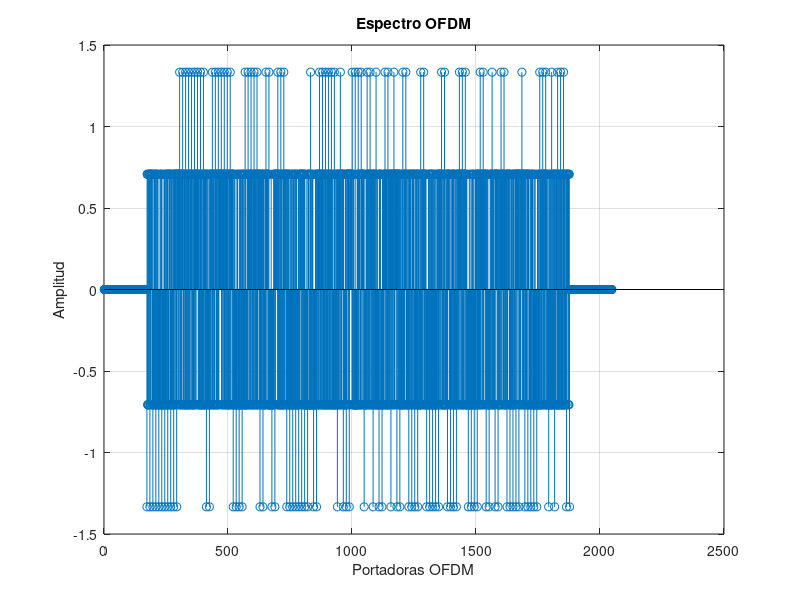
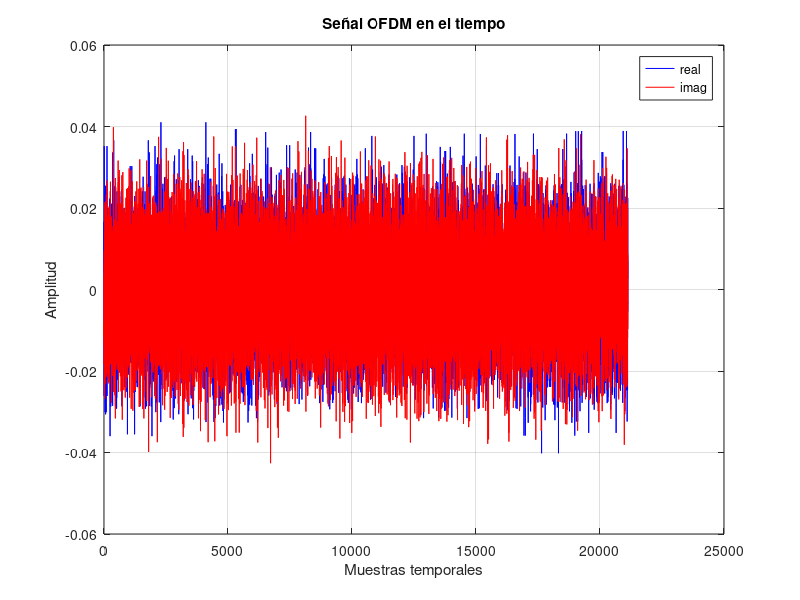
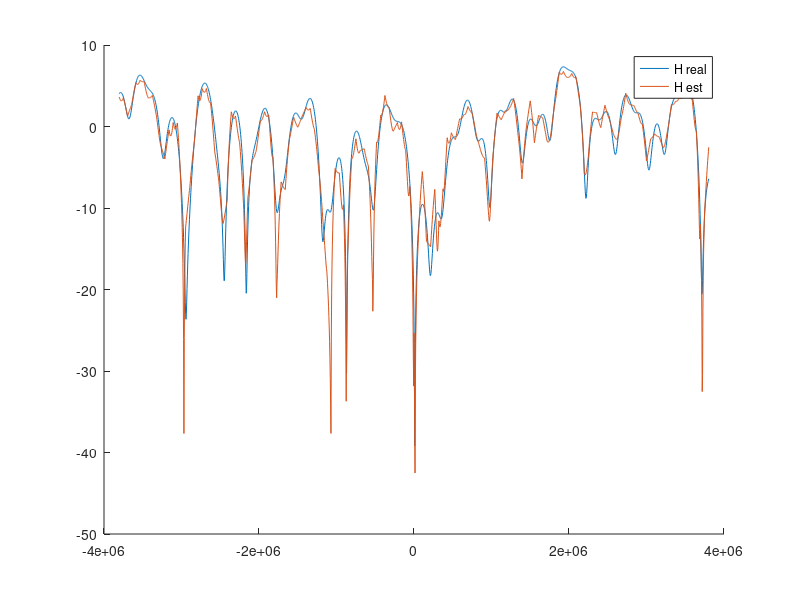
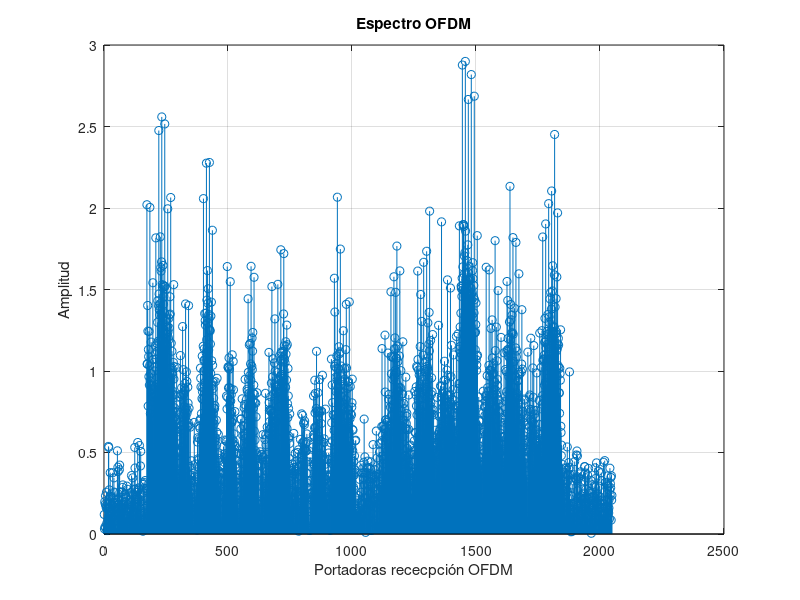

Reproduce these figures in MATLAB, in order.
clear;
close all;
%% comentario
%% Configuración del sistema OFDM
NUM_SYMB = 10;       % Número de símbols a transmitir
SEED=100;            % Semilla para el generador de números aleatorios
CONSTEL = 'BPSK';    % Constelación utilizada BPSK o QPSK
MODO = '2K';
SNR=10;             %SNR en dB

tic

% Inicializamos el generador de números aleatorios con la semilla
rng(SEED);

% Definición de la constelación
switch MODO
    case '2K'
        N_portadoras = 1705;
        T_U = 224e-6;        % Tiempo útil
        NFFT=2048;
    case '8K'
        N_portadoras = 6817;
        T_U = 896e-6;
        NFFT=8192;
end

N_pilotos = ceil(N_portadoras/12);
NDATA=N_portadoras- N_pilotos;   
NCP = NFFT/32;            % Número de muestras del prefijo cíclico

PLOC=1:12:N_portadoras;

switch CONSTEL
    case 'BPSK'
        M=1;
        C=[1 -1];
    case 'QPSK'
        C=[1+1i 1-1i -1+1i -1-1i];
        M=2;      
end

% scatterplot(C);
% grid
% title('Constelación')

%% Transmisor
% Generación de los bits a transmitir
numbits = NUM_SYMB*NDATA*M;
bits_tx = rand(numbits, 1)>0.5; % numbits x 1

% Bits to symbols
aux  = reshape(bits_tx, M, []).'; % numbits/M x M
symb = zeros(size(aux, 1),1);     % numbits/M x 1
for k=1:M
    symb = symb + (2^(k-1))*aux(:,k); % primera columna = lsb 
end

% Mapper
const_points = C(symb+1); % numbits/M x 1
const_points = const_points./(sqrt(2));

% scatterplot(const_points);
% grid
% title('Constelación transmitida') 

% Símbolos OFDM en frecuencia (rejilla tiempo frecuencia)
ofdm_freq = zeros(NFFT, NUM_SYMB); % NFFT x NUM_SYMB
ofdm_util = ofdm_freq(ceil((NFFT-N_portadoras)/2)+(1:N_portadoras),:);

registro = ones(1,11);
registro_salida = zeros(1,N_pilotos);
for n = 1:N_pilotos
    % registro_salida = [registro(end),registro_salida(1:end-1)];
    registro_salida(n) = registro(end);
    registro = [xor(registro(end),registro(end-2)),registro(1:(end-1))];
end

pilotos = zeros(N_pilotos,10);
for n = 1:NUM_SYMB
    pilotos(:,n) = 4/3*2*(0.5-registro_salida);
end

ofdm_util(PLOC,:) = pilotos;
ofdm_util(ofdm_util==0) = const_points;
ofdm_freq(ceil((NFFT-N_portadoras)/2)+(1:N_portadoras),:) = ofdm_util;

figure
stem(ofdm_freq(:,1)); % Pintamos un único símbolo
grid
xlabel('Portadoras OFDM');
ylabel('Amplitud');
title('Espectro OFDM')

% ifftshift permite pasar de una representación del espectro con el f=0 en el
% centro a una representación con f=0 a la izquierda.
% Importante el 1 para hacer la transformación en la dimensión correcta
ofdm_freq=ifftshift(ofdm_freq, 1); % NFFT x NUM_SYMB


% Modulacion OFDM
% Importante el 1 para hacer la transformación en la dimensión correcta
ofdm_time = ifft(ofdm_freq, NFFT, 1); % NFFT x NUM_SYMB

% Prefijo cíclico de forma matricial
ofdm_time = [ofdm_time(end-(NCP-1):end, :); ofdm_time];

% Salida secuencial (el : lee por columnas)
tx = ofdm_time(:); % (NFFT+NCP)·NUM_SYMB x 1
 
figure
plot(real(tx), 'b-');
hold on
plot(imag(tx), 'r-');
xlabel('Muestras temporales');
ylabel('Amplitud');
legend('real', 'imag');
grid
title('Señal OFDM en el tiempo')

% Espectro de la señal transmitida
% figure
% pwelch(tx);

%% Canal AWGN


% Canal real

parametros = [0.057662 1.003019 4.855121
0.176809 5.422091 3.419109
0.407163 0.518650 5.864470
0.303585 2.751772 2.215894
0.258782 0.602895 3.758058
0.061831 1.016585 5.430202
0.150340 0.143556 3.952093
0.051534 0.153832 1.093586
0.185074 3.324866 5.775198
0.400967 1.935570 0.154459
0.295723 0.429948 5.928383
0.350825 3.228872 3.053023
0.262909 0.848831 0.628578
0.225894 0.073883 2.128544
0.170996 0.203952 1.099463
0.149723 0.194207 3.462951
0.240140 0.924450 3.664773
0.116587 1.381320 2.833799
0.221155 0.640512 3.334290
0.259730 1.368671 0.393889];

rho_i = parametros(:,1);
tau_i = parametros(:,2)*10^-6;
theta_i = parametros(:,3);


delta_f = 1/T_U;
k = (-NFFT/2:NFFT/2-1);

H_real = zeros(NFFT,1);
% for n= 1:2048
%     H_real(n,1) = sum(rho_i.*exp(-1i*theta_i).*exp(-1i*2*pi*k(n)*delta_f*tau_i));
% end

for n = 1:20
    H_real = H_real + rho_i(n)*exp(-1i*theta_i(n))*exp(-1i*2*pi*k.'*delta_f*tau_i(n));
end

figure, hold on, plot((-floor(N_portadoras/2):ceil(N_portadoras/2)-1)*delta_f,20*log10(abs(H_real(NFFT/2-floor(N_portadoras/2):NFFT/2+ceil(N_portadoras/2)-1))))


h_real_tiempo = ifft(ifftshift(H_real),NFFT,1);

rx_antena = conv(h_real_tiempo,tx);
rx_antena = rx_antena(1:end-(NFFT-1),1);

% figure
% plot(real(rx_antena), 'b-');
% hold on
% plot(imag(rx_antena), 'r-');
% xlabel('Muestras temporales');
% ylabel('Amplitud');
% legend('real', 'imag');
% grid
% title('Señal OFDM en el tiempo')


% Ruido
Ps = mean(tx.*conj(tx)); % Potencia de señal
nsr = 10^(-SNR/10);      % Pn/Ps

noise = (randn(size(tx))+1i*randn(size(tx))) / sqrt(2); % Ruido complejo de potencia 1
noise = sqrt(Ps*nsr).*noise; % Ruido complejo de potencia Ps*snr
% Alternativa a las dos líneas anteriores:
% noise = wgn(size(tx,1), 1, Ps*nsr, 'complex');

rx = rx_antena+noise;
% rx = rx_antena;

% Return termina la ejecución del script. Las líneas de después no se
% ejecutarán
% return


%% Receptor
% TO-DO: Receptor (operaciones inversas al transmisor)

ofdm_time_r_NCP = reshape(rx,NFFT+NCP,NUM_SYMB);

ofdm_time_r=ofdm_time_r_NCP(NCP+1:end,:);

ofdm_freq_r=fft(ofdm_time_r,NFFT,1);

ofdm_freq_r= fftshift(ofdm_freq_r,1);

ofdm_util_r =ofdm_freq_r(ceil((NFFT-N_portadoras)/2)+(1:N_portadoras),:);

% scatterplot(ofdm_util_r(:,1))

figure
stem(abs(ofdm_freq_r(:,1))); % Pintamos un único símbolo
grid
xlabel('Portadoras rececpción OFDM');
ylabel('Amplitud');
title('Espectro OFDM')


H_est = zeros(N_portadoras,1);
% H_est(PLOC,1) = H_real(PLOC+NFFT/2-ceil(1705/2),1);
H_est(PLOC,1) = ofdm_util_r(PLOC,1)./pilotos(:,1);

% Interpolación lineal de H_est
x = 1:12;
for n = 1:N_pilotos-1 % ceil(PLOC/12)
    b = H_est((n-1)*12+1);
    a = (H_est(12*n+1) - H_est((n-1)*12+1))/12;
    y = a*x + b;
    H_est((n-1)*12+2:12*n+1) = y;
end

figure(3)
plot((-floor(N_portadoras/2):ceil(N_portadoras/2)-1)*delta_f,20*log10(abs(H_est)))
legend('H real','H est')


% División en frecuencia Tx = Rx / H_est
S_tx = ofdm_util_r./H_est;

% Quitamos los pilotos
S_tx(PLOC,:) = []; 

% Concatenar los bits recibidos
rx_constel = reshape(S_tx,(N_portadoras-N_pilotos)*NUM_SYMB,1).';

scatterplot(rx_constel);

% Demap
switch CONSTEL
    case 'BPSK'
        bits_rx = rx_constel<0;
    case 'QPSK'
        bits_rx = zeros(1,length(rx_constel)*2);
        bits_rx(2:2:end) = real(rx_constel)<0;
        bits_rx(1:2:end) = imag(rx_constel)<0;
end

BER = mean(xor(bits_rx, bits_tx.'));
fprintf(1, 'BER = %f\n', BER);
toc
